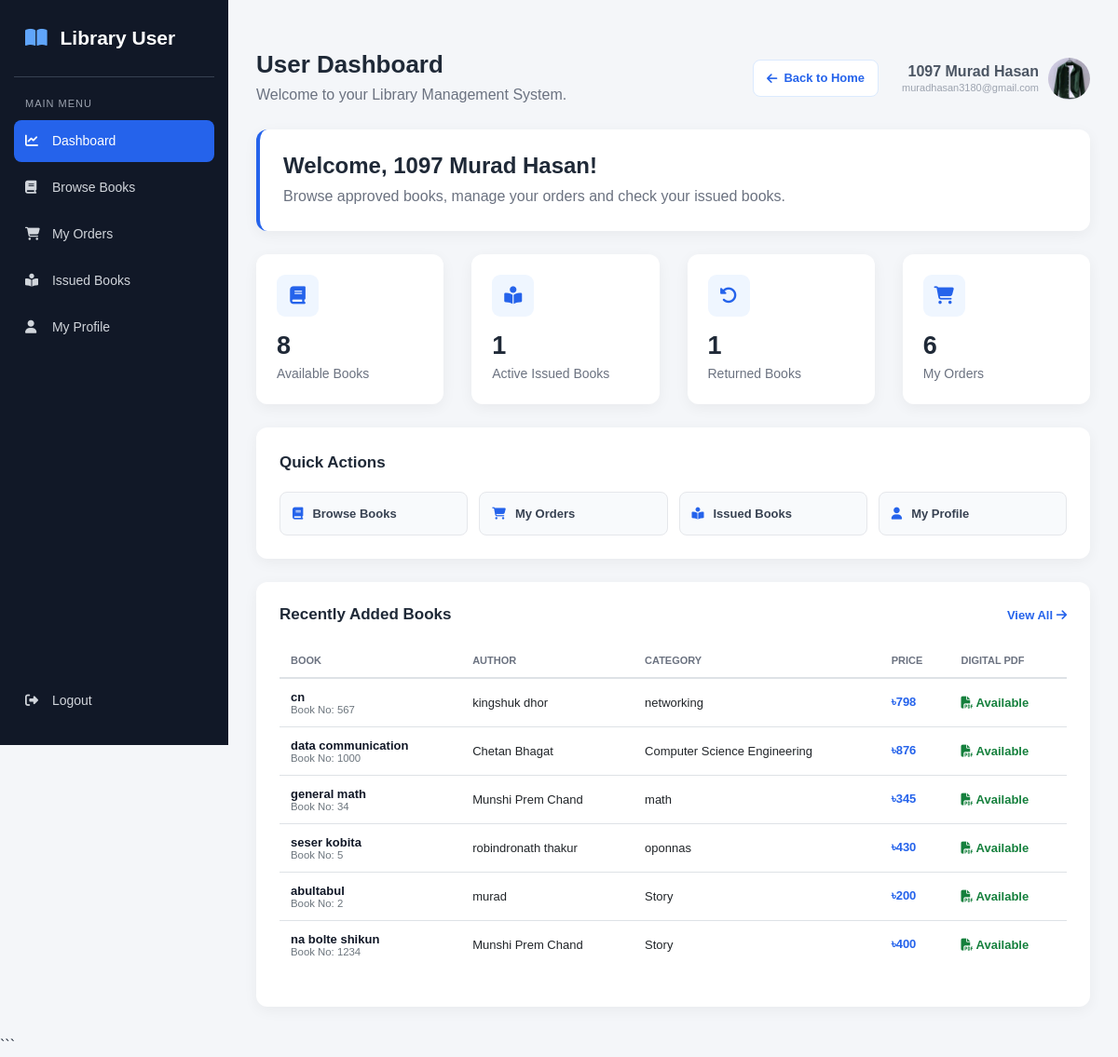
The page /user/dashboard.php (signed in) on the database its author committed.
### tables this page shows
CREATE TABLE `users` (
  `id` int(11) NOT NULL,
  `name` varchar(50) NOT NULL,
  `email` varchar(100) NOT NULL,
  `password` varchar(100) NOT NULL,
  `mobile` bigint(20) NOT NULL,
  `profile_image` varchar(255) DEFAULT NULL,
  `address` varchar(250) NOT NULL
);

CREATE TABLE `books` (
  `book_id` int(11) NOT NULL,
  `book_name` varchar(250) NOT NULL,
  `author_id` int(11) DEFAULT NULL,
  `pending_author_name` varchar(250) DEFAULT NULL,
  `cat_id` int(11) DEFAULT NULL,
  `pending_category_name` varchar(100) DEFAULT NULL,
  `book_no` int(11) NOT NULL,
  `book_price` int(11) NOT NULL,
  `book_file` varchar(255) DEFAULT NULL,
  `pdf_comment` varchar(500) DEFAULT NULL,
  `book_cover` varchar(255) DEFAULT NULL,
  `added_by` int(11) DEFAULT NULL,
  `added_by_type` varchar(20) NOT NULL DEFAULT 'Admin',
  `approval_status` varchar(20) NOT NULL DEFAULT 'Approved',
  `rejection_reason` varchar(255) DEFAULT NULL
);

CREATE TABLE `authors` (
  `author_id` int(11) NOT NULL,
  `author_name` varchar(250) NOT NULL
);

CREATE TABLE `category` (
  `cat_id` int(11) NOT NULL,
  `cat_name` varchar(100) NOT NULL
);

### user/dashboard.php (the view, shortened to what this page needs)
<?php
$conn = mysqli_connect("localhost", "root", "", "lms");
$user_id = (int) $_SESSION["user_id"];
$user_query = "
    SELECT
        id,
        name,
        email,
        mobile,
        address,
        profile_image
    FROM users
    WHERE id = $user_id
    LIMIT 1
";
$user_result = mysqli_query($conn, $user_query);
$user = mysqli_fetch_assoc($user_result);
$book_query = "
    SELECT COUNT(*) AS total
    FROM books
    WHERE approval_status = 'Approved'
";
$book_result = mysqli_query($conn, $book_query);
$total_books = mysqli_fetch_assoc($book_result)["total"];
$issued_query = "
    SELECT COUNT(*) AS total
    FROM issued_books
    WHERE student_id = $user_id
    AND status = 1
";
$issued_result = mysqli_query($conn, $issued_query);
$active_issued = mysqli_fetch_assoc($issued_result)["total"];
$returned_query = "
    SELECT COUNT(*) AS total
    FROM issued_books
    WHERE student_id = $user_id
    AND status = 0
";
$returned_result = mysqli_query($conn, $returned_query);
$returned_books = mysqli_fetch_assoc($returned_result)["total"];
$order_query = "
    SELECT COUNT(*) AS total
    FROM orders
    WHERE user_id = $user_id
";
$order_result = mysqli_query($conn, $order_query);
$total_orders = mysqli_fetch_assoc($order_result)["total"];
$recent_query = "
    SELECT
        books.book_id,
        books.book_name,
        books.book_no,
        books.book_price,
        books.book_file,
        authors.author_name,
        category.cat_name
    FROM books
    LEFT JOIN authors
        ON books.author_id = authors.author_id
    LEFT JOIN category
        ON books.cat_id = category.cat_id
    WHERE books.approval_status = 'Approved'
    ORDER BY books.book_id DESC
    LIMIT 6
";
$recent_result = mysqli_query($conn, $recent_query);
?>
<!DOCTYPE html>
<html lang="en">
<head>
    <link
        rel="stylesheet"
        href="https://cdn.jsdelivr.net/npm/bootstrap@4.6.2/dist/css/bootstrap.min.css"
    >
    <link
        rel="stylesheet"
        href="https://cdnjs.cloudflare.com/ajax/libs/font-awesome/6.5.2/css/all.min.css"
    >
</head>
<body>
<div class="sidebar">
    <div class="brand">
        <i class="fa-solid fa-book-open"></i>
        Library User
    </div>
    <div class="menu-title">
        Main Menu
    </div>
    <a
        href="dashboard.php"
        class="nav-link active"
    >
        <i class="fa-solid fa-chart-line"></i>
        Dashboard
    </a>
    <a
        href="books.php"
        class="nav-link"
    >
        <i class="fa-solid fa-book"></i>
        Browse Books
    </a>
    <a
        href="orders.php"
        class="nav-link"
    >
        <i class="fa-solid fa-cart-shopping"></i>
        My Orders
    </a>
    <a
        href="issued_books.php"
        class="nav-link"
    >
        <i class="fa-solid fa-book-open-reader"></i>
        Issued Books
    </a>
    <a
        href="profile.php"
        class="nav-link"
    >
        <i class="fa-solid fa-user"></i>
        My Profile
    </a>
    <div class="logout">
        <a
            href="../logout.php"
            class="nav-link"
        >
            <i class="fa-solid fa-right-from-bracket"></i>
            Logout
        </a>
    </div>
</div>
<div class="main">
    <div class="topbar">
        <div class="page-title">
            <h2>
                User Dashboard
            </h2>
            <p>
                Welcome to your Library Management System.
            </p>
        </div>
        <div class="user-info">
            <a
                href="../index.php"
                class="back-home"
            >
                <i class="fa-solid fa-arrow-left"></i>
                Back to Home
            </a>
            <div class="user-name">
                <div>
                    <?php
                    echo htmlspecialchars(
                        $user["name"]
                    );
                    ?>
                </div>
                <div class="user-email">
                    <?php
                    echo htmlspecialchars(
                        $user["email"]
                    );
                    ?>
                </div>
            </div>
            <div class="user-avatar">
                <?php if (
                    !empty(
                        $user["profile_image"]
                    )
                ): ?>
                    <img
                        src="uploads/<?php
                        echo htmlspecialchars(
                            $user["profile_image"]
                        );
                        ?>"
                        alt="Profile"
                    >
                <?php else: ?>
                    <i class="fa-solid fa-user"></i>
                <?php endif; ?>
            </div>
        </div>
    </div>
    <div class="welcome-card">
        <h4>
            Welcome,
            <?php
            echo htmlspecialchars(
                $user["name"]
            );
            ?>!
        </h4>
        <p>
            Browse approved books,
            manage your orders and check
            your issued books.
        </p>
    </div>
    <div class="row">
        <div class="col-lg-3 col-md-6">
            <div class="stat-card">
                <div class="stat-icon">
                    <i class="fa-solid fa-book"></i>
                </div>
                <h3>
                    <?php
                    echo $total_books;
                    ?>
                </h3>
                <p>
                    Available Books
                </p>
            </div>
        </div>
        <div class="col-lg-3 col-md-6">
            <div class="stat-card">
                <div class="stat-icon">
                    <i
                        class="fa-solid fa-book-open-reader"
                    ></i>
                </div>
                <h3>
                    <?php
                    echo $active_issued;
                    ?>
                </h3>
                <p>
                    Active Issued Books
                </p>
            </div>
        </div>
        <div class="col-lg-3 col-md-6">
            <div class="stat-card">
                <div class="stat-icon">
                    <i class="fa-solid fa-rotate-left"></i>
                </div>
                <h3>
                    <?php
                    echo $returned_books;
                    ?>
                </h3>
                <p>
                    Returned Books
                </p>
            </div>
        </div>
        <div class="col-lg-3 col-md-6">
            <div class="stat-card">
                <div class="stat-icon">
                    <i class="fa-solid fa-cart-shopping"></i>
                </div>
                <h3>
                    <?php
                    echo $total_orders;
                    ?>
                </h3>
                <p>
                    My Orders
                </p>
            </div>
        </div>
    </div>
    <div class="quick-card">
        <div class="section-title">
            Quick Actions
        </div>
        <div class="quick-actions">
            <a
                href="books.php"
                class="quick-btn"
            >
                <i class="fa-solid fa-book"></i>
                Browse Books
            </a>
            <a
                href="orders.php"
                class="quick-btn"
            >
                <i class="fa-solid fa-cart-shopping"></i>
                My Orders
            </a>
            <a
                href="issued_books.php"
                class="quick-btn"
            >
                <i class="fa-solid fa-book-open-reader"></i>
                Issued Books
            </a>
            <a
                href="profile.php"
                class="quick-btn"
            >
                <i class="fa-solid fa-user"></i>
                My Profile
            </a>
        </div>
    </div>
    <div class="recent-card">
        <div class="recent-header">
            <h5>
                Recently Added Books
            </h5>
            <a
                href="books.php"
                class="view-all"
            >
                View All
                <i
                    class="fa-solid fa-arrow-right"
                ></i>
            </a>
        </div>
        <?php if (
            $recent_result &&
            mysqli_num_rows(
                $recent_result
            ) > 0
        ): ?>
            <div class="table-responsive">
                <table class="table">
                    <thead>
                        <tr>
                            <th>
                                Book
                            </th>
                            <th>
                                Author
                            </th>
                            <th>
                                Category
                            </th>
                            <th>
                                Price
                            </th>
                            <th>
                                Digital PDF
                            </th>
                        </tr>
                    </thead>
                    <tbody>
                    <?php while (
                        $book =
                        mysqli_fetch_assoc(
                            $recent_result
                        )
                    ): ?>
                        <tr>
                            <td>
                                <div class="book-name">
                                    <?php
                                    echo htmlspecialchars(
                                        $book["book_name"]
                                    );
                                    ?>
                                </div>
                                <small class="text-muted">
                                    Book No:
                                    <?php
                                    echo $book["book_no"];
                                    ?>
                                </small>
                            </td>
                            <td>
                                <?php
                                echo htmlspecialchars(
                                    $book["author_name"]
                                );
                                ?>
                            </td>
                            <td>
                                <?php
                                echo htmlspecialchars(
                                    $book["cat_name"]
                                );
                                ?>
                            </td>
                            <td>
                                <span class="price">
                                    ৳<?php
                                    echo number_format(
                                        $book["book_price"]
                                    );
                                    ?>
                                </span>
                            </td>
                            <td>
                                <?php if (
                                    !empty(
                                        $book["book_file"]
                                    )
                                ): ?>
                                    <span class="pdf-yes">
                                        <i
                                            class="fa-solid fa-file-pdf"
                                        ></i>
                                        Available
                                    </span>
                                <?php else: ?>
                                    <span class="pdf-no">
                                        Not Available
                                    </span>
                                <?php endif; ?>
                            </td>
                        </tr>
                    <?php endwhile; ?>
                    </tbody>
                </table>
            </div>
        <?php endif; ?>
    </div>
</div>
</body>
</html>

### rows shown on the page
users: name "1097 Murad Hasan", email "muradhasan3180@gmail.com", profile_image (picture)
books: book_name "cn", book_no "567", author.author_name "kingshuk dhor", cat.cat_name "networking", book_price "798", shows "Available"
books: book_name "data communication", book_no "1000", author.author_name "Chetan Bhagat", cat.cat_name "Computer Science Engineering", book_price "876", shows "Available"
books: book_name "general math", book_no "34", author.author_name "Munshi Prem Chand", cat.cat_name "math", book_price "345", shows "Available"
books: book_name "seser kobita", book_no "5", author.author_name "robindronath thakur", cat.cat_name "oponnas", book_price "430", shows "Available"
books: book_name "abultabul", book_no "2", author.author_name "murad", cat.cat_name "Story", book_price "200", shows "Available"
books: book_name "na bolte shikun", book_no "1234", author.author_name "Munshi Prem Chand", cat.cat_name "Story", book_price "400", shows "Available"

### other values the page prints
$total_books "8"
$active_issued "1"
$returned_books "1"
$total_orders "6"
